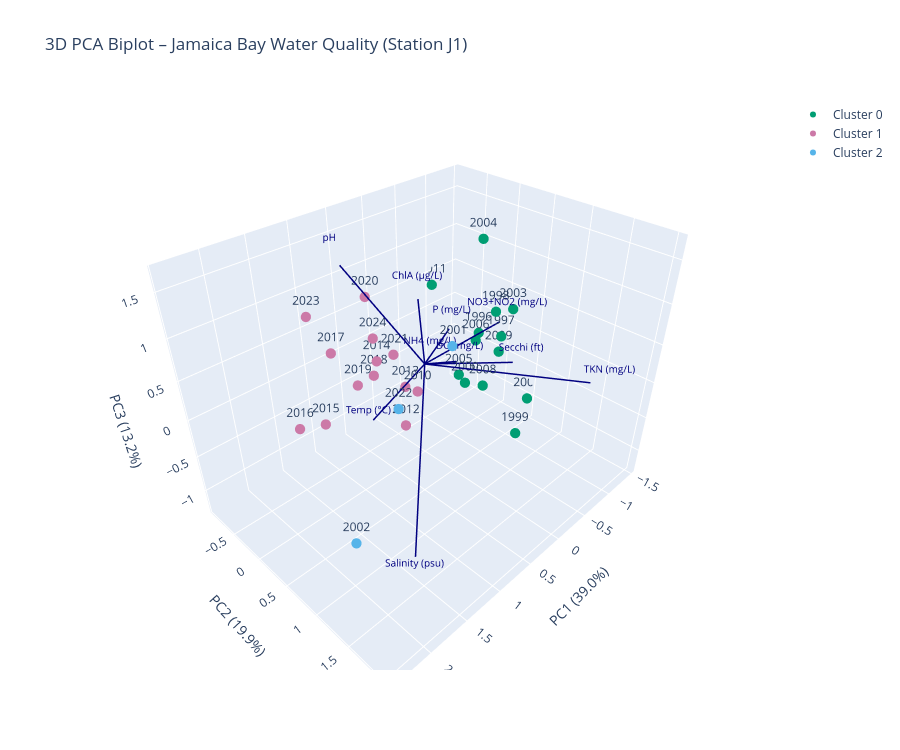

Here is the notebook cell this chart was saved with:
### Code cell
cluster_colors = {0: '#009E73', 1: '#CC79A7', 2: '#56B4E9'}
cluster_labels = {0: 'Cluster 0', 1: 'Cluster 1', 2: 'Cluster 2'}
scale = 2.5

fig = go.Figure()

# Year scatter points colored by cluster
for cluster_id, color in cluster_colors.items():
    mask = feature_means_pca_df['Cluster'] == cluster_id
    subset = pca3_df[mask]
    fig.add_trace(go.Scatter3d(
        x=subset['PC1'], y=subset['PC2'], z=subset['PC3'],
        mode='markers+text',
        text=[str(y) for y in subset.index],
        textposition='top center',
        marker=dict(size=6, color=color),
        name=cluster_labels[cluster_id]
    ))

# Loading arrows
for i, name in enumerate(feature_names_short):
    lx, ly, lz = loadings3[i, 0] * scale, loadings3[i, 1] * scale, loadings3[i, 2] * scale
    fig.add_trace(go.Scatter3d(
        x=[0, lx], y=[0, ly], z=[0, lz],
        mode='lines',
        line=dict(color='navy', width=3),
        showlegend=False
    ))
    fig.add_trace(go.Scatter3d(
        x=[lx * 1.1], y=[ly * 1.1], z=[lz * 1.1],
        mode='text',
        text=[name],
        textfont=dict(color='navy', size=10),
        showlegend=False
    ))

fig.update_layout(
    title='3D PCA Biplot – Jamaica Bay Water Quality (Station J1)',
    scene=dict(
        xaxis_title=f'PC1 ({ev3[0]*100:.1f}%)',
        yaxis_title=f'PC2 ({ev3[1]*100:.1f}%)',
        zaxis_title=f'PC3 ({ev3[2]*100:.1f}%)',
    ),
    width=900,
    height=750
)

fig.show()

### Figure 1 — Plotly figure (JSON) as saved in the notebook; plotly's stock layout.template omitted (floating-point values rounded to 4 significant figures)
{"data": [{"marker": {"color": "#009E73", "size": 6}, "mode": "markers+text", "name": "Cluster 0", "text": ["1996", "1997", "1998", "1999", "2000", "2003", "2004", "2005", "2006", "2007", "2008", "2009", "2011"], "textposition": "top center", "type": "scatter3d", "x": [-1.006, -0.5822, -0.5986, -0.471, -0.2614, -1.225, -1.22, -0.6049, -0.5778, -1.44, -0.06789, -1.09, -1.015], "y": [-0.04975, 0.6445, 0.5333, 1.041, 0.4057, 0.2956, -0.2262, -0.005328, 0.2721, 0.4799, 0.8376, 0.2221, -0.8952], "z": [-0.02027, 0.406, 0.6735, -0.7123, -0.1949, 0.3683, 1.124, -0.4455, 0.1936, -0.9985, 0.07797, -0.2175, 0.3453]}, {"marker": {"color": "#CC79A7", "size": 6}, "mode": "markers+text", "name": "Cluster 1", "text": ["2010", "2012", "2013", "2014", "2015", "2016", "2017", "2018", "2019", "2020", "2021", "2023", "2024"], "textposition": "top center", "type": "scatter3d", "x": [0.421, -0.03434, 0.1777, 0.1767, 1.282, 1.533, 0.8425, 0.233, 0.493, 0.2498, -0.1557, 1.066, 0.212], "y": [0.3122, -0.391, -0.1534, -0.6637, -0.2761, -0.4156, -0.6685, -0.6651, -0.6649, -0.7289, -0.7261, -0.7462, -0.6715], "z": [-0.02085, -1.157, -0.3144, -0.187, -0.3359, -0.3385, 0.2275, -0.3743, -0.3929, 0.7049, -0.2697, 0.7615, 0.1524]}, {"marker": {"color": "#56B4E9", "size": 6}, "mode": "markers+text", "name": "Cluster 2", "text": ["2001", "2002", "2022"], "textposition": "top center", "type": "scatter3d", "x": [0.4214, 2.392, 0.8504], "y": [0.8224, 1.615, 0.4662], "z": [0.7989, 0.09882, 0.04724]}, {"line": {"color": "navy", "width": 3}, "mode": "lines", "showlegend": false, "type": "scatter3d", "x": [0, 0.6656], "y": [0, -0.1932], "z": [0, -0.5722]}, {"mode": "text", "showlegend": false, "text": ["Temp (°C)"], "textfont": {"color": "navy", "size": 10}, "type": "scatter3d", "x": [0.7321], "y": [-0.2125], "z": [-0.6294]}, {"line": {"color": "navy", "width": 3}, "mode": "lines", "showlegend": false, "type": "scatter3d", "x": [0, 0.09397], "y": [0, 0.5846], "z": [0, 0.3506]}, {"mode": "text", "showlegend": false, "text": ["DO (mg/L)"], "textfont": {"color": "navy", "size": 10}, "type": "scatter3d", "x": [0.1034], "y": [0.6431], "z": [0.3857]}, {"line": {"color": "navy", "width": 3}, "mode": "lines", "showlegend": false, "type": "scatter3d", "x": [0, 1.418], "y": [0, 1.291], "z": [0, -1.136]}, {"mode": "text", "showlegend": false, "text": ["Salinity (psu)"], "textfont": {"color": "navy", "size": 10}, "type": "scatter3d", "x": [1.559], "y": [1.421], "z": [-1.249]}, {"line": {"color": "navy", "width": 3}, "mode": "lines", "showlegend": false, "type": "scatter3d", "x": [0, 0.9748], "y": [0, -0.1892], "z": [0, 1.525]}, {"mode": "text", "showlegend": false, "text": ["pH"], "textfont": {"color": "navy", "size": 10}, "type": "scatter3d", "x": [1.072], "y": [-0.2081], "z": [1.678]}, {"line": {"color": "navy", "width": 3}, "mode": "lines", "showlegend": false, "type": "scatter3d", "x": [0, -1.032], "y": [0, 0.5021], "z": [0, -0.224]}, {"mode": "text", "showlegend": false, "text": ["Secchi (ft)"], "textfont": {"color": "navy", "size": 10}, "type": "scatter3d", "x": [-1.136], "y": [0.5523], "z": [-0.2464]}, {"line": {"color": "navy", "width": 3}, "mode": "lines", "showlegend": false, "type": "scatter3d", "x": [0, 0.5525], "y": [0, 0.4709], "z": [0, 1.244]}, {"mode": "text", "showlegend": false, "text": ["ChlA (µg/L)"], "textfont": {"color": "navy", "size": 10}, "type": "scatter3d", "x": [0.6077], "y": [0.518], "z": [1.368]}, {"line": {"color": "navy", "width": 3}, "mode": "lines", "showlegend": false, "type": "scatter3d", "x": [0, -0.1744], "y": [0, 0.2186], "z": [0, 0.4961]}, {"mode": "text", "showlegend": false, "text": ["P (mg/L)"], "textfont": {"color": "navy", "size": 10}, "type": "scatter3d", "x": [-0.1919], "y": [0.2405], "z": [0.5458]}, {"line": {"color": "navy", "width": 3}, "mode": "lines", "showlegend": false, "type": "scatter3d", "x": [0, -0.5022], "y": [0, -0.424], "z": [0, -0.3253]}, {"mode": "text", "showlegend": false, "text": ["NH4 (mg/L)"], "textfont": {"color": "navy", "size": 10}, "type": "scatter3d", "x": [-0.5524], "y": [-0.4664], "z": [-0.3578]}, {"line": {"color": "navy", "width": 3}, "mode": "lines", "showlegend": false, "type": "scatter3d", "x": [0, -0.6351], "y": [0, 1.824], "z": [0, 0.3206]}, {"mode": "text", "showlegend": false, "text": ["TKN (mg/L)"], "textfont": {"color": "navy", "size": 10}, "type": "scatter3d", "x": [-0.6986], "y": [2.006], "z": [0.3527]}, {"line": {"color": "navy", "width": 3}, "mode": "lines", "showlegend": false, "type": "scatter3d", "x": [0, -0.8837], "y": [0, 0.3749], "z": [0, 0.3623]}, {"mode": "text", "showlegend": false, "text": ["NO3+NO2 (mg/L)"], "textfont": {"color": "navy", "size": 10}, "type": "scatter3d", "x": [-0.9721], "y": [0.4124], "z": [0.3985]}], "layout": {"height": 750, "scene": {"xaxis": {"title": {"text": "PC1 (39.0%)"}}, "yaxis": {"title": {"text": "PC2 (19.9%)"}}, "zaxis": {"title": {"text": "PC3 (13.2%)"}}}, "title": {"text": "3D PCA Biplot – Jamaica Bay Water Quality (Station J1)"}, "width": 900}}
